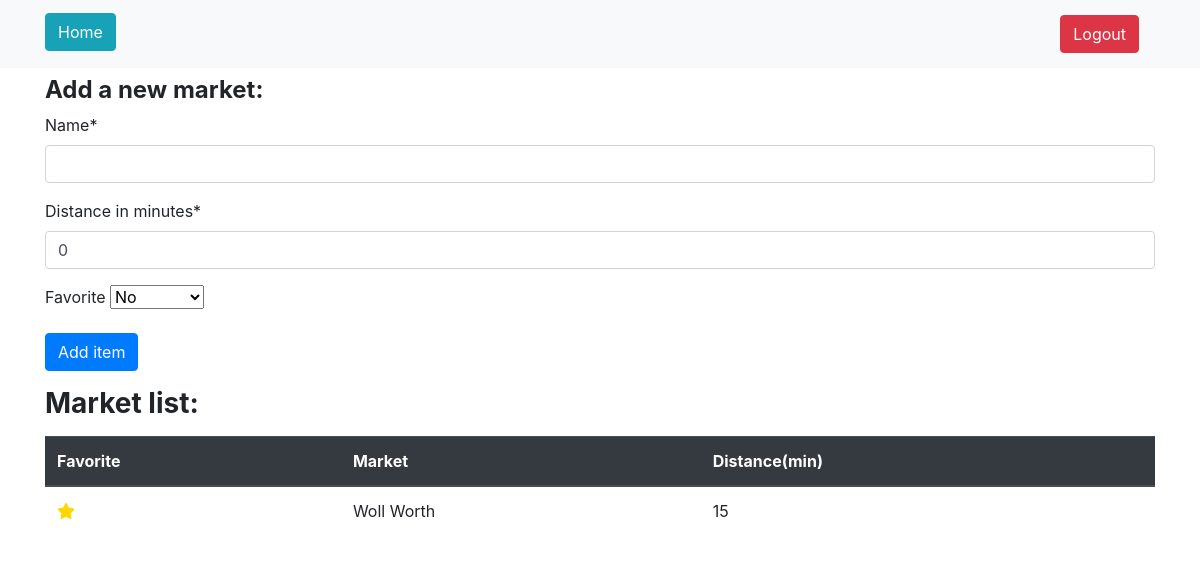
Page /createMarket/ (signed in) on the committed database.
### calculator/models.py (models this page shows, shortened)
class MarketCreatedModel(models.Model):
    name = models.CharField(max_length=100, null=True)
    distance = models.PositiveIntegerField(null=True)
    favorite = models.BooleanField(null=True, default= False)
    user_id = models.ForeignKey(User, null=True, on_delete=models.CASCADE)

### calculator/views.py (the view, shortened to what this page needs)
# urls.py: path('createMarket/', views.MarketPageView.as_view(), name='market_page'),
@method_decorator(login_required, name='dispatch')
class MarketPageView(View):
    template_name = 'marketCreation.html'
    form_class = CreateNewMarketForm
    def get_context_data(self, **kwargs):
        context = {'form': self.form_class(),}
        context['list_of_markets'] = MarketCreatedModel.objects.filter(
                user_id=self.request.user.id)
        return context
    def get(self, request, *args, **kwargs):
        form = self.form_class(initial={'distance':0,'favorite': 0})
        context = self.get_context_data()
        context['form'] = form
        return render(request, self.template_name, context=context)

### calculator/forms.py
class CreateNewMarketForm(forms.ModelForm):
    class Meta:
        model = MarketCreatedModel
        fields = ['name', 'distance', 'favorite']
        labels = {
            'distance': 'Distance in minutes',
        }

### calculator/templates/marketCreation.html (shortened to what this page needs)
{% extends "base.html" %}
{% load static %}
{% load crispy_forms_tags %}
{% block content %}
    <div class="container mt-2">
        <div class="row">
            <div class="col-md">
                <h4>
                    <strong>Add a new market:</strong>
                </h4>
            </div>
        </div>
        <form method="POST">
            {% csrf_token %} {{ form|crispy }}
            <button class="btn btn-primary" type="submit" name="saveItem">Add item</button>
        </form>
    </div>
    <div class="container mt-3">
        <div class="row">
            <div class="col">
                <label for="itemList">
                    <h3>
                        <strong>Market list:</strong>
                    </h3>
                </label>
            </div>
        </div>
        <div class="row">
            <div class="col">
                {% if list_of_markets %}
                    <table class="table">
                        <thead class="thead-dark">
                            <tr>
                                <th>Favorite</th>
                                <th>Market</th>
                                <th>Distance(min)</th>
                            </tr>
                        </thead>
                        <tbody>
                            {% for market in list_of_markets %}
                                <tr>
                                    <td>
                                        <div class="btn-group btn-group-toggle" data-toggle="buttons">
                                            {% if market.favorite %}
                                                <label class="custom-btn custom-btn-yellow">
                                                    <a href="{% url 'unfavorite_market' pk=market.pk %}">
                                                        <i class="fas fa-star"></i>
                                                    </a>
                                                </label>
                                            {% else %}
                                                <label class="custom-btn custom-btn-black">
                                                    <a href="{% url 'favorite_market' pk=market.pk %}">
                                                        <i class="fas fa-star"></i>
                                                    </a>
                                                </label>
                                            {% endif %}
                                </div>
                                <td>{{ market.name|title }}</td>
                                <td>{{ market.distance }}</td>
                            </tr>
                        {% endfor %}
                    </tbody>
                </table>
            {% else %}
                <p>No markets added yet.</p>
            {% endif %}
        </div>
    </div>
</div>
<link rel="stylesheet" type="text/css" href="{% static 'css/styles.css' %}">
{% endblock content %}

### static/css/styles.css (style rules this page uses)
.custom-btn.custom-btn-yellow a { color: rgb(255,215,0) }
.custom-btn.custom-btn-yellow a i { color: rgb(255,215,0) }

### rows in the picture
MarketCreatedModel: favorite True (drawn), name "Woll Worth", distance "15"
